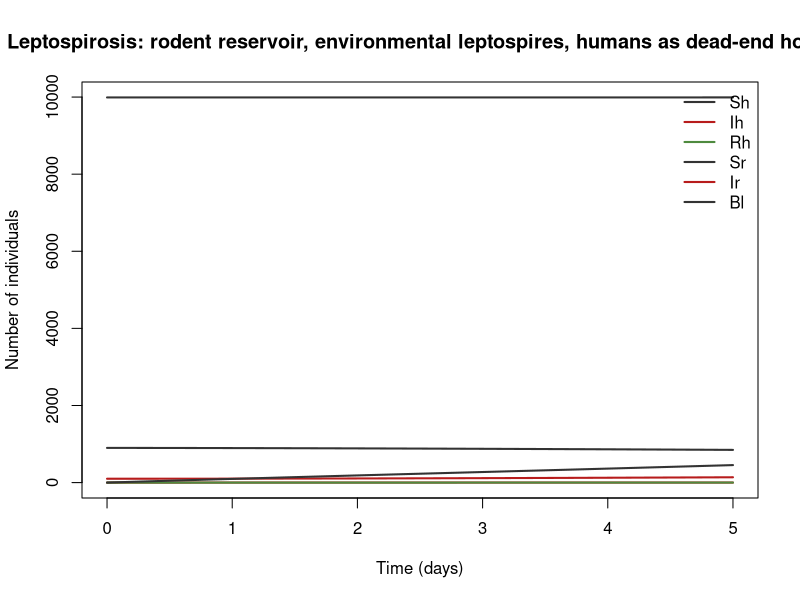

The R source for this figure:
## Leptospirosis: rodent reservoir, environmental leptospires, humans as dead-end hosts
## Leptospirosis.
## Parameter values: 0 of 13 checked against the source; the rest are recalled or illustrative.
## Reference: Structure after Holt J, Davis S, Leirs H. A model of leptospirosis infection in an African rodent to determine risk to humans: seasonal fluctuations and the impact of rodent control. Acta Trop 2006;99(2–3):218–225
## Source: https://doi.org/10.1016/j.actatropica.2006.08.003
##
## Generated from a compartmental model diagram (model format v1).
## Regenerating from the same diagram always gives this exact file.
##
## Compartments: Sh, Ih, Rh, Sr, Ir, Bl
## Flows (time unit: days):
##   (outside) -> Sr  : b_r * Nr * (1 - Nr / K_r)
##   Sr -> Ir         : (bd_r * Ir / Nr + be_r * envB) * Sr
##   Sr -> (outside)  : mu_r * Sr
##   Ir -> (outside)  : mu_r * Ir
##   (outside) -> Bl  : sh_r * Ir
##   Bl -> (outside)  : del_b * Bl
##   (outside) -> Sh  : mu_h * N
##   Sh -> Ih         : be_h * envB * Sh
##   Ih -> Rh         : gam_h * Ih
##   Ih -> (outside)  : cfr_h * Ih
##   Rh -> Sh         : omega_h * Rh

library(deSolve)

# ---- Time ------------------------------------------------------------
times <- seq(0, 5, by = 0.005)  # days

# ---- Parameters ------------------------------------------------------
parameters <- c(
  b_r = 1 / 180,            # rodent birth rate per rodent [I] (day^-1)
  K_r = 1000,               # rodent carrying capacity [I] (rodents)
  mu_r = 1 / 365,           # rodent death [I] (day^-1)
  bd_r = 0.002,             # direct rodent transmission, scaled by Ir/Nr [I] (day^-1 per infected rodent)
  be_r = 0.05,              # rodent infection from the environment [I] (day^-1)
  sh_r = 1,                 # shedding [I] (units day^-1 per infected rodent)
  del_b = 0.1,              # leptospire decay [I] (day^-1)
  K_b = 1000,               # half-saturation [I] (units)
  be_h = 1e-4,              # human exposure rate. It scales with flooding: multiply by (1 + amp_fcos(6.2831853t/365)) [I] (day^-1)
  gam_h = 1 / 14,           # human recovery [M/I] (day^-1)
  cfr_h = 0.005,            # disease death hazard (CFR about 5–10% in severe cases) [I] (day^-1)
  omega_h = 1 / (5 * 365),  # waning serovar immunity [I] (day^-1)
  mu_h = 1 / (70 * 365)     # human birth/death [I] (day^-1)
)

# ---- Initial conditions ----------------------------------------------
state <- c(
  Sh = 9990,  # susceptible humans
  Ih = 0,     # infected (clinical) humans
  Rh = 0,     # recovered humans
  Sr = 900,   # susceptible rodents
  Ir = 100,   # infected (chronically shedding) rodents
  Bl = 0      # leptospires in the environment (arbitrary units)
)

# ---- Model equations -------------------------------------------------
lepto_rodent_env_model <- function(t, state, parameters) {
  with(as.list(c(state, parameters)), {
    # Total population
    N <- Sh + Ih + Rh

    # Derived quantities
    Nr <- Sr + Ir
    envB <- Bl / (K_b + Bl)

    # Rates of change
    dSh <- mu_h * N - be_h * envB * Sh + omega_h * Rh
    dIh <- be_h * envB * Sh - gam_h * Ih - cfr_h * Ih
    dRh <- gam_h * Ih - omega_h * Rh
    dSr <- b_r * Nr * (1 - Nr / K_r) - (bd_r * Ir / Nr + be_r * envB) * Sr - mu_r * Sr
    dIr <- (bd_r * Ir / Nr + be_r * envB) * Sr - mu_r * Ir
    dBl <- sh_r * Ir - del_b * Bl

    list(c(dSh, dIh, dRh, dSr, dIr, dBl))
  })
}

# ---- Solve -----------------------------------------------------------
out <- ode(y = state, times = times, func = lepto_rodent_env_model, parms = parameters)
out <- as.data.frame(out)

# ---- Plot ------------------------------------------------------------
compartment_cols <- c(Sh = "#333333", Ih = "#B71C1C", Rh = "#4E8A3E", Sr = "#333333", Ir = "#B71C1C", Bl = "#333333")
matplot(out$time, out[, names(compartment_cols)], type = "l", lty = 1, lwd = 2,
        col = compartment_cols, xlab = "Time (days)", ylab = "Number of individuals",
        main = "Leptospirosis: rodent reservoir, environmental leptospires, humans as dead-end hosts")
legend("topright", legend = names(compartment_cols), col = compartment_cols,
       lty = 1, lwd = 2, bty = "n")
